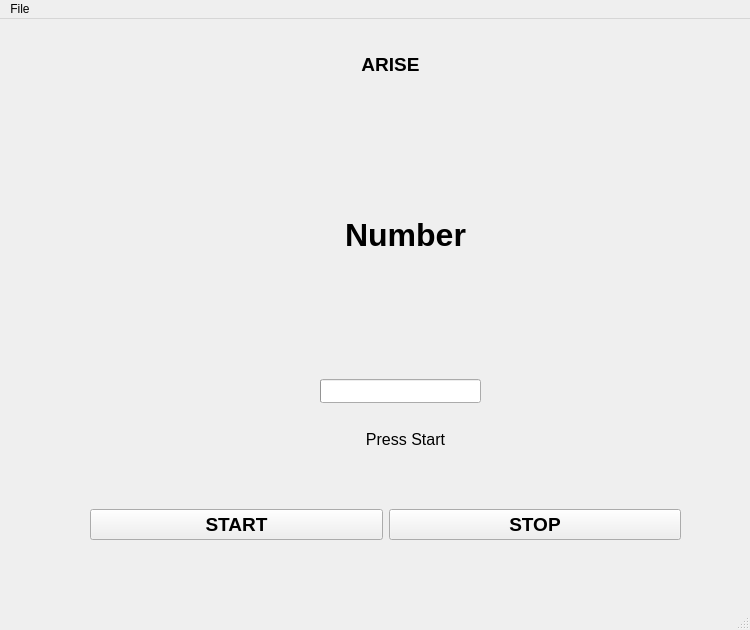
<?xml version="1.0" encoding="UTF-8"?>
<ui version="4.0">
 <class>MainWindow</class>
 <widget class="QMainWindow" name="MainWindow">
  <property name="geometry">
   <rect>
    <x>0</x>
    <y>0</y>
    <width>750</width>
    <height>630</height>
   </rect>
  </property>
  <property name="minimumSize">
   <size>
    <width>0</width>
    <height>0</height>
   </size>
  </property>
  <property name="windowTitle">
   <string>MainWindow</string>
  </property>
  <property name="windowIcon">
   <iconset>
    <normaloff>C:/Users/ZakyWisnu/Pictures/arise.png</normaloff>C:/Users/ZakyWisnu/Pictures/arise.png</iconset>
  </property>
  <widget class="QWidget" name="centralwidget">
   <widget class="QWidget" name="horizontalLayoutWidget">
    <property name="geometry">
     <rect>
      <x>90</x>
      <y>450</y>
      <width>591</width>
      <height>111</height>
     </rect>
    </property>
    <layout class="QHBoxLayout" name="horizontalLayout">
     <item>
      <widget class="QPushButton" name="pushButtonStart">
       <property name="font">
        <font>
         <pointsize>14</pointsize>
         <weight>75</weight>
         <bold>true</bold>
        </font>
       </property>
       <property name="text">
        <string>START</string>
       </property>
       <property name="icon">
        <iconset>
         <normaloff>C:/Users/ZakyWisnu/Pictures/play-button.png</normaloff>C:/Users/ZakyWisnu/Pictures/play-button.png</iconset>
       </property>
       <property name="iconSize">
        <size>
         <width>50</width>
         <height>50</height>
        </size>
       </property>
       <property name="autoDefault">
        <bool>false</bool>
       </property>
      </widget>
     </item>
     <item>
      <widget class="QPushButton" name="pushButtonStop">
       <property name="font">
        <font>
         <pointsize>14</pointsize>
         <weight>75</weight>
         <bold>true</bold>
        </font>
       </property>
       <property name="text">
        <string>STOP</string>
       </property>
       <property name="icon">
        <iconset>
         <normaloff>C:/Users/ZakyWisnu/Pictures/Stop-Button.png</normaloff>C:/Users/ZakyWisnu/Pictures/Stop-Button.png</iconset>
       </property>
       <property name="iconSize">
        <size>
         <width>50</width>
         <height>50</height>
        </size>
       </property>
      </widget>
     </item>
    </layout>
   </widget>
   <widget class="QLabel" name="logoUGM">
    <property name="geometry">
     <rect>
      <x>90</x>
      <y>0</y>
      <width>101</width>
      <height>91</height>
     </rect>
    </property>
    <property name="text">
     <string/>
    </property>
    <property name="pixmap">
     <pixmap>C:/Users/ZakyWisnu/Pictures/UGM.png</pixmap>
    </property>
    <property name="scaledContents">
     <bool>true</bool>
    </property>
   </widget>
   <widget class="QLabel" name="logoTeti">
    <property name="geometry">
     <rect>
      <x>600</x>
      <y>10</y>
      <width>91</width>
      <height>81</height>
     </rect>
    </property>
    <property name="text">
     <string/>
    </property>
    <property name="pixmap">
     <pixmap>C:/Users/ZakyWisnu/Pictures/kmteti.png</pixmap>
    </property>
    <property name="scaledContents">
     <bool>true</bool>
    </property>
   </widget>
   <widget class="QLabel" name="labelTitle">
    <property name="geometry">
     <rect>
      <x>260</x>
      <y>20</y>
      <width>261</width>
      <height>51</height>
     </rect>
    </property>
    <property name="font">
     <font>
      <pointsize>14</pointsize>
      <weight>75</weight>
      <bold>true</bold>
     </font>
    </property>
    <property name="frameShape">
     <enum>QFrame::NoFrame</enum>
    </property>
    <property name="frameShadow">
     <enum>QFrame::Raised</enum>
    </property>
    <property name="text">
     <string>ARISE</string>
    </property>
    <property name="textFormat">
     <enum>Qt::PlainText</enum>
    </property>
    <property name="scaledContents">
     <bool>false</bool>
    </property>
    <property name="alignment">
     <set>Qt::AlignCenter</set>
    </property>
    <property name="wordWrap">
     <bool>false</bool>
    </property>
    <property name="margin">
     <number>0</number>
    </property>
    <property name="textInteractionFlags">
     <set>Qt::NoTextInteraction</set>
    </property>
   </widget>
   <widget class="QProgressBar" name="progressBar">
    <property name="geometry">
     <rect>
      <x>320</x>
      <y>360</y>
      <width>161</width>
      <height>24</height>
     </rect>
    </property>
    <property name="value">
     <number>0</number>
    </property>
    <property name="textVisible">
     <bool>false</bool>
    </property>
   </widget>
   <widget class="QLabel" name="label">
    <property name="geometry">
     <rect>
      <x>260</x>
      <y>400</y>
      <width>291</width>
      <height>41</height>
     </rect>
    </property>
    <property name="font">
     <font>
      <pointsize>12</pointsize>
     </font>
    </property>
    <property name="text">
     <string>Press Start</string>
    </property>
    <property name="alignment">
     <set>Qt::AlignCenter</set>
    </property>
   </widget>
   <widget class="QLabel" name="label_2">
    <property name="geometry">
     <rect>
      <x>250</x>
      <y>140</y>
      <width>311</width>
      <height>151</height>
     </rect>
    </property>
    <property name="font">
     <font>
      <pointsize>24</pointsize>
      <weight>75</weight>
      <bold>true</bold>
     </font>
    </property>
    <property name="autoFillBackground">
     <bool>false</bool>
    </property>
    <property name="text">
     <string>Number</string>
    </property>
    <property name="alignment">
     <set>Qt::AlignCenter</set>
    </property>
    <property name="wordWrap">
     <bool>false</bool>
    </property>
   </widget>
  </widget>
  <widget class="QMenuBar" name="menubar">
   <property name="geometry">
    <rect>
     <x>0</x>
     <y>0</y>
     <width>750</width>
     <height>26</height>
    </rect>
   </property>
   <widget class="QMenu" name="menuFile">
    <property name="title">
     <string>File</string>
    </property>
    <addaction name="actionExit"/>
   </widget>
   <addaction name="menuFile"/>
  </widget>
  <widget class="QStatusBar" name="statusbar"/>
  <action name="actionExit">
   <property name="text">
    <string>Exit</string>
   </property>
  </action>
 </widget>
 <resources/>
 <connections/>
</ui>
